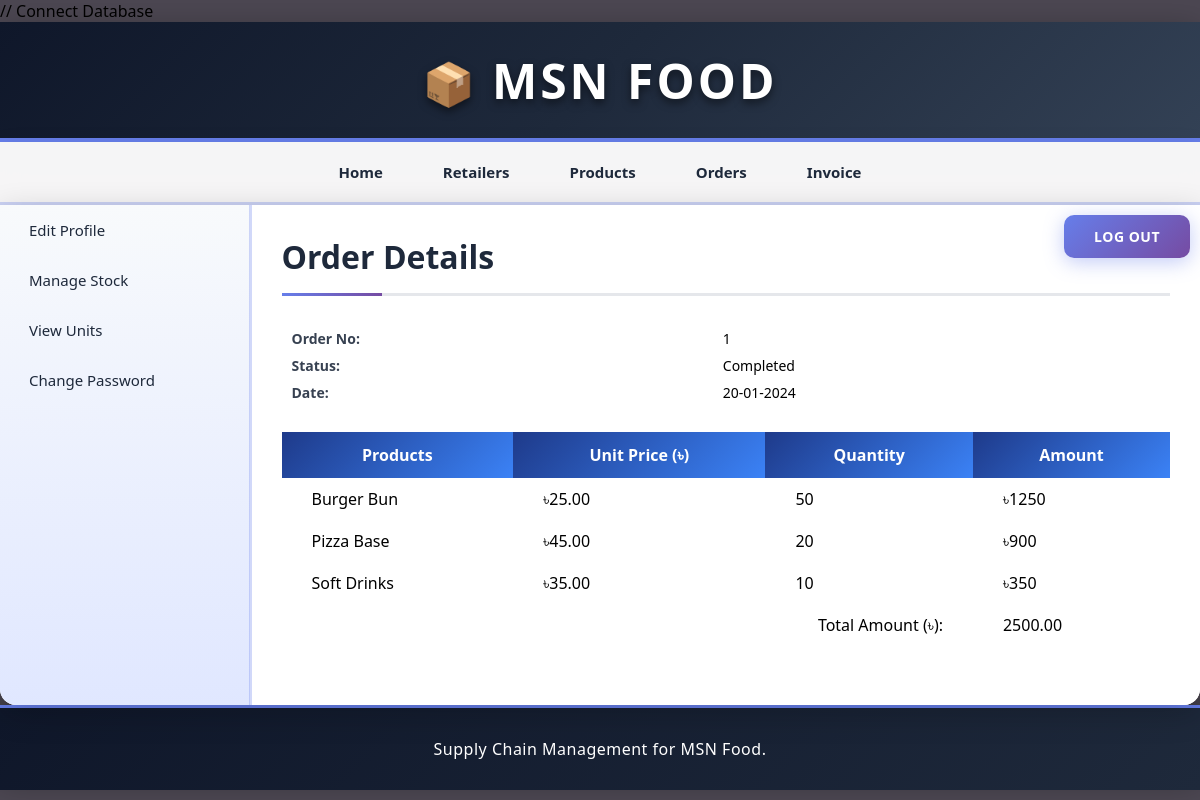
The page /manufacturer/view_order_items.php?id=1 (signed in) on the database its author committed.
### tables this page shows
CREATE TABLE `orders` (
  `order_id` int(11) NOT NULL,
  `retailer_id` int(11) NOT NULL,
  `assigned_manufacturer_id` int(11) DEFAULT NULL,
  `date` date NOT NULL,
  `total_amount` decimal(10,2) NOT NULL,
  `approved` tinyint(1) NOT NULL DEFAULT 0,
  `status` tinyint(1) NOT NULL DEFAULT 0,
  `cancellation_reason` text DEFAULT NULL,
  `cancelled_by` varchar(50) DEFAULT NULL,
  `cancelled_date` datetime DEFAULT NULL
);

CREATE TABLE `order_items` (
  `item_id` int(11) NOT NULL,
  `order_id` int(11) NOT NULL,
  `pro_id` int(11) NOT NULL,
  `quantity` int(11) NOT NULL,
  `price` decimal(10,2) NOT NULL,
  `total` decimal(10,2) NOT NULL
);

CREATE TABLE `products` (
  `pro_id` int(11) NOT NULL,
  `pro_name` varchar(255) NOT NULL,
  `pro_desc` text DEFAULT NULL,
  `pro_price` decimal(10,2) NOT NULL,
  `unit_id` int(11) NOT NULL,
  `added_date` timestamp NOT NULL DEFAULT current_timestamp()
);

### manufacturer/view_order_items.php (the view, shortened to what this page needs)
<?php
	require("../includes/config.php");
	if(isset($_SESSION['manufacturer_login']) || isset($_SESSION['admin_login']) || isset($_SESSION['retailer_login'])) {
			$order_id = $_GET['id'];
			$query_selectManOrderItems = "SELECT *,order_items.quantity as quantity FROM orders,order_items,products WHERE order_items.order_id='$order_id' AND order_items.pro_id=products.pro_id AND order_items.order_id=orders.order_id";
			$result_selectManOrderItems = mysqli_query($con,$query_selectManOrderItems);
			$query_selectManOrder = "SELECT date,approved,status FROM orders WHERE order_id='$order_id'";
			$result_selectManOrder = mysqli_query($con,$query_selectManOrder);
			$row_selectManOrder = mysqli_fetch_array($result_selectManOrder);
		}
		else {
			header('Location:../index.php');
		}
?>
<!DOCTYPE html>
<html>
<head>
	<link rel="stylesheet" href="../includes/main_style.css" >
</head>
<body>
	<?php
		include("../includes/header.inc.php");
		include("../includes/nav_manufacturer.inc.php");
		include("../includes/aside_manufacturer.inc.php");
	?>
	<section>
		<h1>Order Details</h1>
		<table class="table_infoFormat">
		<tr>
			<td> Order No: </td>
			<td> <?php echo $order_id; ?> </td>
		</tr>
		<tr>
			<td> Status: </td>
			<td>
			<?php
				if($row_selectManOrder['status'] == 0) {
					echo "Pending";
				}
				else {
					echo "Completed";
				}
			?>
			</td>
		</tr>
		<tr>
			<td> Date: </td>
			<td> <?php echo date("d-m-Y",strtotime($row_selectManOrder['date'])); ?> </td>
		</tr>
		</table>
		<form action="" method="POST" class="form">
		<table class="table_invoiceFormat">
			<tr>
				<th> Products </th>
				<th> Unit Price (৳) </th>
				<th> Quantity </th>
				<th> Amount </th>
			</tr>
			<?php $i=1; while($row_selectManOrderItems = mysqli_fetch_array($result_selectManOrderItems)) { ?>
			<tr>
				<td> <?php echo $row_selectManOrderItems['pro_name']; ?> </td>
				<td> ৳<?php echo $row_selectManOrderItems['pro_price']; ?> </td>
				<td> <?php echo $row_selectManOrderItems['quantity']; ?> </td>
				<td> ৳<?php echo $row_selectManOrderItems['quantity']*$row_selectManOrderItems['pro_price']; ?> </td>
			</tr>
			<?php $i++; } ?>
			<tr style="height:40px;vertical-align:bottom;">
				<td colspan="3" style="text-align:right;"> Total Amount (৳): </td>
				<td>
				<?php
					mysqli_data_seek($result_selectManOrderItems,0);
					$row_selectManOrderItems = mysqli_fetch_array($result_selectManOrderItems);
					echo $row_selectManOrderItems['total_amount'];
				?>
				</td>
			</tr>
		</table>
		</form>
	</section>
	<?php
		include("../includes/footer.inc.php");
	?>
</body>
</html>

### includes/main_style.css (style rules this page uses)
* { font-family: "Segoe UI", Tahoma, Geneva, Verdana, sans-serif; margin: 0; padding: 0; box-sizing: border-box; }
body { width: 100%; max-width: 1600px; margin: 0 auto; background: linear-gradient(135deg, #4c4752 0%, #4c4752 100%); background-attachment: fixed; min-height: 100vh; }
section { width: 100%; padding: 30px; min-height: 500px; }
section h1 { margin-bottom: 25px; font-weight: 700; color: #1e293b; font-size: 32px; padding-bottom: 15px; border-bottom: 3px solid #e5e7eb; position: relative; }
section h1::after { content: ""; position: absolute; bottom: -3px; left: 0; width: 100px; height: 3px; background: linear-gradient(90deg, #667eea 0%, #764ba2 100%); }
table { border-collapse: collapse; width: 100%; }
.table_invoiceFormat th { background: linear-gradient(135deg, #1e3a8a 0%, #3b82f6 100%); color: white; padding: 12px 30px; font-weight: 600; }
.table_invoiceFormat td { padding: 10px 30px; }
.table_infoFormat { margin: 25px 10px 30px; }
.table_infoFormat td { padding: 8px 10px 0 0; font-size: 14px; }
.table_infoFormat td:first-child { font-weight: 600; color: #374151; }

### rows shown on the page
orders: date "20-01-2024", total_amount "2500.00"
order_items: pro.pro_name "Burger Bun", pro.pro_price "25.00", quantity "50", quantity.pro_price "1250"
order_items: pro.pro_name "Pizza Base", pro.pro_price "45.00", quantity "20", quantity.pro_price "900"
order_items: pro.pro_name "Soft Drinks", pro.pro_price "35.00", quantity "10", quantity.pro_price "350"

### other values the page prints
$order_id "1"
